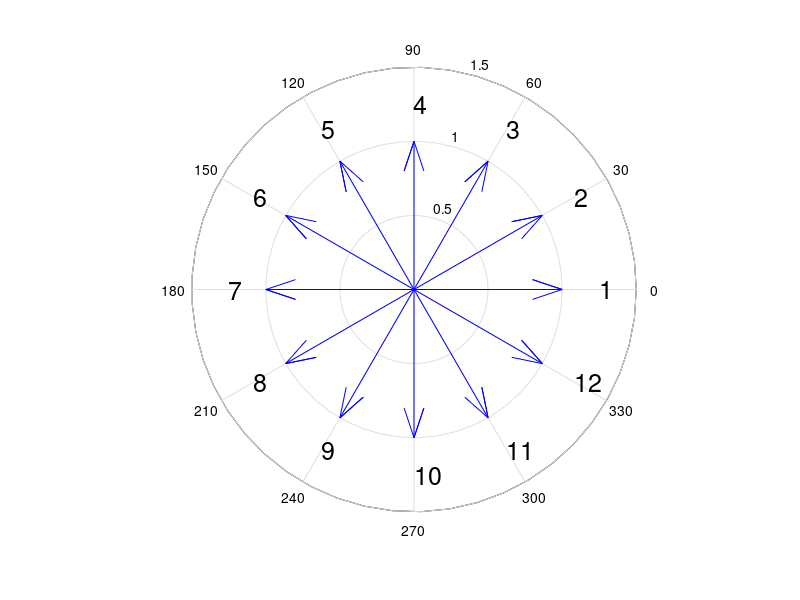

The MATLAB source for this figure:
% AutoWinding.m
% For arranging windings and auto excitation arrangement in Ansys Maxwell.
% By JIANG M. Y. on 2021-07-14.

% ===Instruction===
% 1. Fill the "input" according to your model.
% 2. Run the script in "Tools > Run script"
% 3. The name of winding terminal should be in the form of "TerminalName_TerminalNumber", (e.g. Terminal_3). 

% ===!ATTENTION!===
% There should be no variable named as "N" in your Maxwell 2D/3D > Design properties!
% For mode 1 to 4, the "Excitations" in your Maxwell design MUST BE EMPTY! 

clear all
clc

% Input 
mode=2;         
% mode=1 for single layer auto winding excitation arrangement in Maxwell 2D 
% mode=2 for double layer auto winding excitation arrangement in Maxwell 2D
% mode=3 for single layer auto winding excitation arrangement in Maxwell 3D
% mode=4 for double layer auto winding excitation arrangement in Maxwell 3D
% mode=5 for winding arrangement display only
OutputFilename='test1.vbs';        % Filename of .vbs
ProjectName='DS-R-1';         % Filename of .aedt
DesignName='noload-m2';        % Name of the design
TerminalName1='ICoil';     % Name of the winding terminal
TerminalName2='ICoilu';     % Name of the winding terminal (For mode 2 and mode 4)
m=3;        % Phase
p=3;       % Pole pairs
z=36;       % Slots
coil_pitch=0;       % 0 for auto coil pitch calculation, [1, +inf) for manual control, -1 for drum coil
Nc=0;        % Number of one layer conductors, Nc=0 for already set
FlagCreateWinding=0;    % Switch of create winding, 1 for need to create, 0 for no need
WindingNames={'A','B','C'};         % Names of windings, like 'A', 'B', 'C'

% Auto calculate the coil pitch (usually 5/6 of whole pitch)
if coil_pitch==0
    coil_pitch=floor(z/(2*p)*5/6);
    if coil_pitch==0
        coil_pitch=1;
    end
elseif coil_pitch==-1
    coil_pitch=0;
end

alf=p*360/z;        % Electric angle between two slots in deg
% Display
fprintf('Coil pitch = %d slot(s)\n',coil_pitch)
fprintf('Slot angle = %.4f deg\n',alf)

% Calculate the electric angle of every slot (0 deg - 359 deg)
for i=1:z
    slot_deg(i)=(i-1)*alf+0.0001;
    while(1)
        if slot_deg(i)>=360
            slot_deg(i)=slot_deg(i)-360;
        else
            break
        end
    end
end

% Plot slot-star vectogram
n = z / gcd(z,p);
if n == p
    n = 2*n;
end
for i=1:n
    c(i)=complex(cosd(slot_deg(i)),sind(slot_deg(i)));
end
compass(c)
for i=1:n
    text(1.25*cosd(slot_deg(i)),1.25*sind(slot_deg(i)),num2str(i),'FontSize',18);
end

% Sort the phase of slots by 60 deg band
for i=1:z
    if slot_deg(i)>=0 && slot_deg(i)<60
        slot_phase_in(i)=1;
    end
    if slot_deg(i)>=60 && slot_deg(i)<120
        slot_phase_in(i)=-3;
    end
    if slot_deg(i)>=120 && slot_deg(i)<180
        slot_phase_in(i)=2;
    end
    if slot_deg(i)>=180 && slot_deg(i)<240
        slot_phase_in(i)=-1;
    end
    if slot_deg(i)>=240 && slot_deg(i)<300
        slot_phase_in(i)=3;
    end
    if slot_deg(i)>= 300 && slot_deg(i)<360
        slot_phase_in(i)=-2;
    end
end

% Calculate the outside layer of slots (for double layer lapcoil)
for i=1:coil_pitch
    slot_phase_out(i)=-slot_phase_in(z-coil_pitch+i);
end
for i=1:z-coil_pitch
    slot_phase_out(i+coil_pitch)=-slot_phase_in(i);
end

SLOT=[slot_phase_out;slot_phase_in];

% Calculate the pitch factor
if coil_pitch==0
    k_p=1;
else
    k_p=sind(coil_pitch/(z/(2*p))*90);
end

% Calculate the distribution factor
q=z/(2*p*m);    % Slots per phase per pole
[N,D]=rat(q);
if D~=1
    q=N;
    alf=60/N;
end
k_d=sind(q*alf/2)/(q*sind(alf/2));

% Calculate the winding factor
k_w=k_d*k_p;

% Display
fprintf('Pitch factor = %.4f\n',k_p)
fprintf('Distribution factor = %.4f\n',k_d)
fprintf('Winding factor = %.4f\n',k_w)
fprintf('++++++++++++++++++++++\n')

% Rename and print the phase of each slot 
for i=1:2
    for j=1:z
        switch SLOT(i,j)
            case 1
                SHOW{i,j}='+A';
            case 2
                SHOW{i,j}='+B';
            case 3
                SHOW{i,j}='+C';
            case -1
                SHOW{i,j}='-A';
            case -2
                SHOW{i,j}='-B';
            case -3
                SHOW{i,j}='-C';
        end
        fprintf('%s ',SHOW{i,j})
    end
    fprintf('\n')
end

for i=1:z
    SHOW{3,i}=num2str(i-1);
    SLOT(3,i)=i-1;
end

% .vbs output
if mode~=5
    % Configure output file
    Dat=fopen(OutputFilename,'w');
    fprintf(Dat,'''------------------------------------------\n');
    fprintf(Dat,'''AutoWinding by JIANG M. Y.\n');
    fprintf(Dat,'''Last Modified: %s\n',datestr(now,31));
    fprintf(Dat,'''------------------------------------------\n');
    fclose(Dat);
    fid=fopen(OutputFilename,'a');
    % ---Prefix---
    fprintf(fid,'Dim oAnsoftApp\n');
    fprintf(fid,'Dim oDesktop \n');
    fprintf(fid,'Dim oProject \n');
    fprintf(fid,'Dim oDesign \n');
    fprintf(fid,'Dim oEditor\n');
    fprintf(fid,'Dim oModule\n');
    fprintf(fid,'Set oAnsoftApp = CreateObject("Ansoft.ElectronicsDesktop")\n');
    fprintf(fid,'Set oDesktop = oAnsoftApp.GetAppDesktop()\n');
    fprintf(fid,'oDesktop.RestoreWindow\n');
    % ---Set---
    fprintf(fid,'Set oProject = oDesktop.SetActiveProject("%s")\n',ProjectName);
    fprintf(fid,'Set oDesign = oProject.SetActiveDesign("%s")\n',DesignName);
    fprintf(fid,'Set oModule = oDesign.GetModule("BoundarySetup")\n');
    % ---Add the number of conducters per layer
    if Nc~=0
        fprintf(fid,'oDesign.ChangeProperty Array("NAME:AllTabs", Array("NAME:LocalVariableTab", Array("NAME:PropServers",  _\n');
        fprintf(fid,'  "LocalVariables"), Array("NAME:NewProps", Array("NAME:N", "PropType:=", "VariableProp", "UserDef:=",  _\n');
        fprintf(fid,'  true, "Value:=", "%d"))))\n',Nc);
    end
    % ---Add winding---
    if FlagCreateWinding==1
%         Winding={'A','B','C'};
        for i=1:length(WindingNames)
            fprintf(fid,'oModule.AssignWindingGroup Array("NAME:Winding%s", "Type:=", "Current", "IsSolid:=",  _\n',WindingNames{i});
            fprintf(fid,'  false, "Current:=", "0mA", "Resistance:=", "0ohm", "Inductance:=", "0nH", "Voltage:=",  _\n');
            fprintf(fid,'  "0mV", "ParallelBranchesNum:=", "1")\n');
        end
    end
    % ---Arrange winding---
    
    for i=1:length(SLOT)
        if mode==1 || mode==2
            fprintf(fid,'oModule.AssignCoil Array("NAME:%s_%d", "Objects:=", Array( _\n',TerminalName1,SLOT(3,i));
        else
            fprintf(fid,'oModule.AssignCoilTerminal Array("NAME:%s_%d", "Objects:=", Array( _\n',TerminalName1,SLOT(3,i));
        end
        
        if i==1
            fprintf(fid,'  "%s"), "Conductor number:=", "N", ',TerminalName1);
        else
            fprintf(fid,'  "%s_%d"), "Conductor number:=", "N", ',TerminalName1,SLOT(3,i));
        end
        if SLOT(2,i)>0
            if mode==1 || mode==2
                fprintf(fid,'"PolarityType:=", "Positive")\n');
            else
                fprintf(fid,'"Point out of terminal:=", false)\n');
            end
        else
            if mode==1 || mode==2
                fprintf(fid,'"PolarityType:=", "Negative")\n');
            else
                fprintf(fid,'"Point out of terminal:=", true)\n');
            end
        end
        if mode==1 || mode==2
            fprintf(fid,'oModule.AddWindingCoils ');
        else
            fprintf(fid,'oModule.AddWindingTerminals ');
        end
            fprintf(fid,'"Winding%s", Array("%s_%d")\n',WindingNames{abs(SLOT(2,i))},TerminalName1,SLOT(3,i));
    end
    
    
    if mode==2 || mode==4
        for i=1:length(SLOT)
            if mode==1 || mode==2
                fprintf(fid,'oModule.AssignCoil Array("NAME:%s_%d", "Objects:=", Array( _\n',TerminalName2,SLOT(3,i));
            else
                fprintf(fid,'oModule.AssignCoilTerminal Array("NAME:%s_%d", "Objects:=", Array( _\n',TerminalName2,SLOT(3,i));
            end
            
            if i==1
                fprintf(fid,'  "%s"), "Conductor number:=", "N", ',TerminalName2);
            else
                fprintf(fid,'  "%s_%d"), "Conductor number:=", "N", ',TerminalName2,SLOT(3,i));
            end
            if SLOT(1,i)>0
                if mode==2
                    fprintf(fid,'"PolarityType:=", "Positive")\n');
                else
                    fprintf(fid,'"Point out of terminal:=", false)\n');
                end
            else
                if mode==2
                    fprintf(fid,'"PolarityType:=", "Negative")\n');
                else
                    fprintf(fid,'"Point out of terminal:=", true)\n');
                end
            end
            if mode==1 || mode==2
                fprintf(fid,'oModule.AddWindingCoils ');
            else
                fprintf(fid,'oModule.AddWindingTerminals ');
            end
            fprintf(fid,'"Winding%s", Array("%s_%d")\n',WindingNames{abs(SLOT(1,i))},TerminalName2,SLOT(3,i));
        end
    end
    fclose('all');
end

